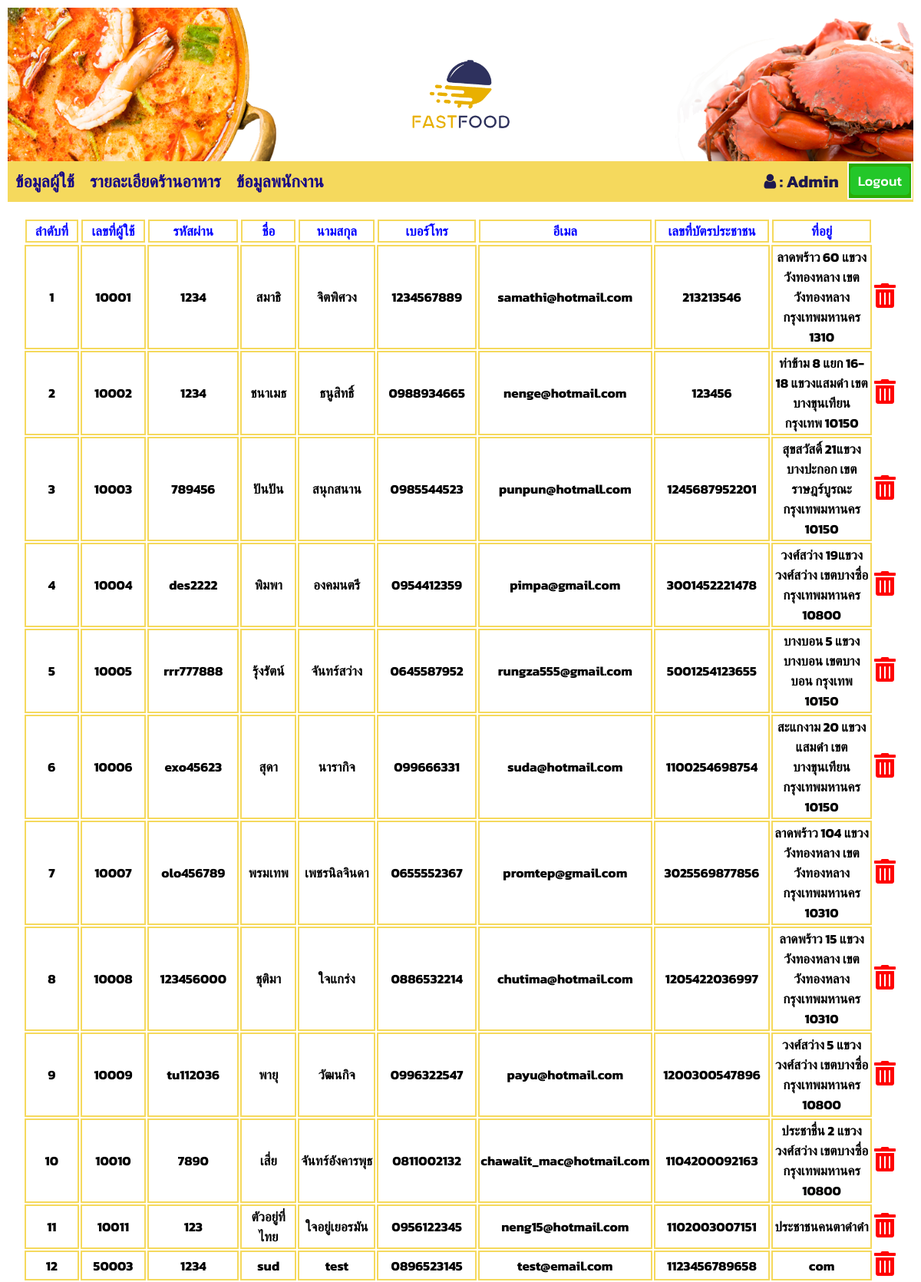
Screenshot of /food/Admin_user-detail.php with the database file from the repository.
### tables this page shows
CREATE TABLE `customer` (
  `Customer_ID` int(20) NOT NULL,
  `Password` varchar(20) NOT NULL,
  `First_name` varchar(50) NOT NULL,
  `Last_name` varchar(50) NOT NULL,
  `Tel` varchar(12) NOT NULL,
  `Email` varchar(100) NOT NULL,
  `IDcard` varchar(20) NOT NULL,
  `Address` varchar(150) NOT NULL,
  `Ban_Customer` varchar(20) NOT NULL
);

### food/Admin_user-detail.php (the view, shortened to what this page needs)
<!DOCTYPE html>
<html lang="en">
<head>
    <link rel="stylesheet" href="css/lay.css">
    <link rel="stylesheet" href="css/body.css">
    <link rel="stylesheet" href="css/rec.css">
    <link rel="stylesheet" href="css/log.css">
    <link rel="stylesheet" href="css/his.css">
    <link rel='stylesheet' href='https://use.fontawesome.com/releases/v5.7.0/css/all.css'
>
    <link rel="stylesheet" href="https://cdnjs.cloudflare.com/ajax/libs/font-awesome/4.7.0/css/font-awesome.min.css">
</head>
<body>
    <div class="header">
        <center><a href="index.php"><img src="img/logo.png" width="230" height="230"></a></center>
    </div>
    <div class="topnav">
        <a href="Admin_user-detail.php">ข้อมูลผู้ใช้</a>
        <a href="Admin_restaurant-detail.php">รายละเอียดร้านอาหาร</a>
        <a href="Admin_employee-detail.php">ข้อมูลพนักงาน</a>
        <form  action="logout_All.php" method="POST">
            <div class="login">
                <button type="submit" style.display='block' class="bt" style="background-color: rgb(35, 199, 41);padding: 5px 10px;font-size: 18px;font-weight: 500;border-radius: 5px;">Logout</button>
            </div>
        </form>
        <div class="logtext" style = "color:rgb(29, 24, 78);">
            <i class="fa fa-user" style="font-size:20x"></i> : Admin
        </div>
    </div>
    <div class="hispaper">
    <table>
        <tr>
            <th width="200"> <div align="center" style = "border: 2px solid rgb(245, 217, 93);color :blue;font-size:17px">ลำดับที่</div></th>
            <th width="200"> <div align="center" style = "border: 2px solid rgb(245, 217, 93);color :blue;font-size:17px">เลขที่ผู้ใช้</div></th>
            <th width="230"> <div align="center" style = "border: 2px solid rgb(245, 217, 93);color :blue;font-size:17px">รหัสผ่าน</div></th>
            <th width="200"> <div align="center" style = "border: 2px solid rgb(245, 217, 93);color :blue;font-size:17px">ชื่อ</div></th>
            <th width="230"> <div align="center" style = "border: 2px solid rgb(245, 217, 93);color :blue;font-size:17px">นามสกุล</div></th>
            <th width="230"> <div align="center" style = "border: 2px solid rgb(245, 217, 93);color :blue;font-size:17px">เบอร์โทร</div></th>
            <th width="230"> <div align="center" style = "border: 2px solid rgb(245, 217, 93);color :blue;font-size:17px">อีเมล</div></th>
            <th width="230"> <div align="center" style = "border: 2px solid rgb(245, 217, 93);color :blue;font-size:17px">เลขที่บัตรประชาชน</div></th>
            <th width="230"> <div align="center" style = "border: 2px solid rgb(245, 217, 93);color :blue;font-size:17px">ที่อยู่</div></th>
        </tr>
    <?php
     require('connect.php');
    $i=1;
    $user_detail_sqli = "SELECT * FROM customer";
    $user_detail_Query = mysqli_query($conn,$user_detail_sqli);
    if($user_detail_Query)
    {
    while($user_detail_result = mysqli_fetch_array($user_detail_Query))
    {
    ?>
        <tr>
            <td style = "border: 2px solid rgb(245, 217, 93);font-size:17px"><div align="center"><?php echo $i;?></div></td>
            <td style = "border: 2px solid rgb(245, 217, 93);font-size:17px"><div align="center"><?php echo $user_detail_result["Customer_ID"];?></td>
            <td style = "border: 2px solid rgb(245, 217, 93);font-size:17px"><div align="center"><?php echo $user_detail_result["Password"];?></td>
            <td style = "border: 2px solid rgb(245, 217, 93);font-size:17px"><div align="center"><?php echo $user_detail_result["First_name"];?></td>
            <td style = "border: 2px solid rgb(245, 217, 93);font-size:17px"><div align="center"><?php echo $user_detail_result["Last_name"];?></td>
            <td style = "border: 2px solid rgb(245, 217, 93);font-size:17px"><div align="center"><?php echo $user_detail_result["Tel"];?></td>
            <td style = "border: 2px solid rgb(245, 217, 93);font-size:17px"><div align="center"><?php echo $user_detail_result["Email"];?></td>
            <td style = "border: 2px solid rgb(245, 217, 93);font-size:17px"><div align="center"><?php echo $user_detail_result["IDcard"];?></td>
            <td style = "border: 2px solid rgb(245, 217, 93);font-size:17px"><div align="center"><?php echo $user_detail_result["Address"];?></td>
            <td align="center"><a href="Admin_delete-user.php?Customer_ID=<?php echo $user_detail_result["Customer_ID"];?>"><i class='fas fa-trash-alt' style='font-size:32px;color:red'></i></a></td>
        </tr>
    <?php
    $i=$i+1;
    }
    }
    ?>
    </div>
</body>
</html>

### css/lay.css (style rules this page uses)
* { box-sizing: border-box; }
body { margin: 10px; }
.header { text-align: center; background:url(../img/top.png); background-size:cover; width:100%; height: 200px; }
.topnav { width: 100%; overflow: hidden; background-color: rgb(245, 217, 93); font-family: 'Kanit', sans-serif; font-size: 22px; font-weight: 700; position: sticky; top:0; }
.topnav a { float: left; display: block; color: #150685; text-align: left; padding: 10px 10px; text-decoration: none; }
@media (min-width:600px) { .header { width: 100%; } }
@media (min-width:600px) { .topnav { width: 100%; } }
.login { float: right; display: block; text-align: left; text-decoration: none; background-color: rgb(41, 172, 5); cursor:pointer; font-family: 'Kanit', sans-serif; font-size: 19px; font-weight: 500; border: 2px solid #f8f8f8; margin: 1px; }
.logtext { padding: 10px 10px; float: right; display: block; text-align: left; text-decoration: none; font-family: 'Kanit', sans-serif; font-size: 22px; font-weight: 700; color:rgb(41, 172, 5); }

### css/body.css (style rules this page uses)
* { box-sizing: border-box; }
img { border-radius: 20px; }

### css/rec.css (style rules this page uses)
* { box-sizing: border-box; }
.bt { background-color: #4CAF50; border: none; color: white; padding: 16px 32px; text-align: center; text-decoration: none; display: inline-block; margin: 4px 2px; -webkit-transition-duration: 0.4s; transition-duration: 0.4s; cursor: pointer; font-family: 'Kanit', sans-serif; font-size: 20px; font-weight: 700; border-radius: 10px; }

### css/log.css (style rules this page uses)
* { box-sizing: border-box; }

### css/his.css (style rules this page uses)
* { box-sizing: border-box; }
.hispaper { padding:20px; width:100%; height: 800px; font-family: 'Kanit', sans-serif; font-size: 22px; font-weight: 700; }

### rows the page displays
customer: Customer_ID "10001", Password "1234", First_name "สมาธิ", Last_name "จิตพิศวง", Tel "1234567889", Email "samathi@hotmail.com", IDcard "213213546", Address "ลาดพร้าว 60 แขวง วังทองหลาง เขตวังทองหลาง กรุงเทพมหานคร 1310"
customer: Customer_ID "10002", Password "1234", First_name "ชนาเมธ", Last_name "ธนูสิทธิ์", Tel "0988934665", Email "nenge@hotmail.com", IDcard "123456", Address "ท่าข้าม 8 แยก 16-18 แขวงแสมดำ เขตบางขุนเทียน กรุงเทพ 10150"
customer: Customer_ID "10003", Password "789456", First_name "ปันปัน", Last_name "สนุกสนาน", Tel "0985544523", Email "punpun@hotmall.com", IDcard "1245687952201", Address "สุขสวัสดิ์ 21แขวง บางปะกอก เขตราษฎร์บูรณะ กรุงเทพมหานคร 10150"
customer: Customer_ID "10004", Password "des2222", First_name "พิมพา", Last_name "องคมนตรี", Tel "0954412359", Email "pimpa@gmail.com", IDcard "3001452221478", Address "วงศ์สว่าง 19แขวง วงศ์สว่าง เขตบางซื่อ กรุงเทพมหานคร 10800"
customer: Customer_ID "10005", Password "rrr777888", First_name "รุ้งรัตน์", Last_name "จันทร์สว่าง", Tel "0645587952", Email "rungza555@gmail.com", IDcard "5001254123655", Address "บางบอน 5 แขวง บางบอน เขตบางบอน กรุงเทพ 10150"
customer: Customer_ID "10006", Password "exo45623", First_name "สุดา", Last_name "นารากิจ", Tel "099666331", Email "suda@hotmail.com", IDcard "1100254698754", Address "สะแกงาม 20 แขวง แสมดำ เขตบางขุนเทียน กรุงเทพมหานคร 10150"
customer: Customer_ID "10007", Password "olo456789", First_name "พรมเทพ", Last_name "เพชรนิลจินดา", Tel "0655552367", Email "promtep@gmail.com", IDcard "3025569877856", Address "ลาดพร้าว 104 แขวง วังทองหลาง เขตวังทองหลาง กรุงเทพมหานคร 10310"
customer: Customer_ID "10008", Password "123456000", First_name "ชุติมา", Last_name "ใจแกร่ง", Tel "0886532214", Email "chutima@hotmail.com", IDcard "1205422036997", Address "ลาดพร้าว 15 แขวง วังทองหลาง เขตวังทองหลาง กรุงเทพมหานคร 10310"
customer: Customer_ID "10009", Password "tu112036", First_name "พายุ", Last_name "วัฒนกิจ", Tel "0996322547", Email "payu@hotmail.com", IDcard "1200300547896", Address "วงศ์สว่าง 5 แขวง วงศ์สว่าง เขตบางซื่อ กรุงเทพมหานคร 10800"
customer: Customer_ID "10010", Password "7890", First_name "เสี่ย", Last_name "จันทร์อังคารพุธ", Tel "0811002132", Email "chawalit_mac@hotmail.com", IDcard "1104200092163", Address "ประชาชื่น 2 แขวง วงศ์สว่าง เขตบางซื่อ กรุงเทพมหานคร 10800"
customer: Customer_ID "10011", Password "123", First_name "ตัวอยู่ที่ไทย", Last_name "ใจอยู่เยอรมัน", Tel "0956122345", Email "neng15@hotmail.com", IDcard "1102003007151", Address "ประชาชนคนตาดำดำ"
customer: Customer_ID "50003", Password "1234", First_name "sud", Last_name "test", Tel "0896523145", Email "test@email.com", IDcard "1123456789658", Address "com"
